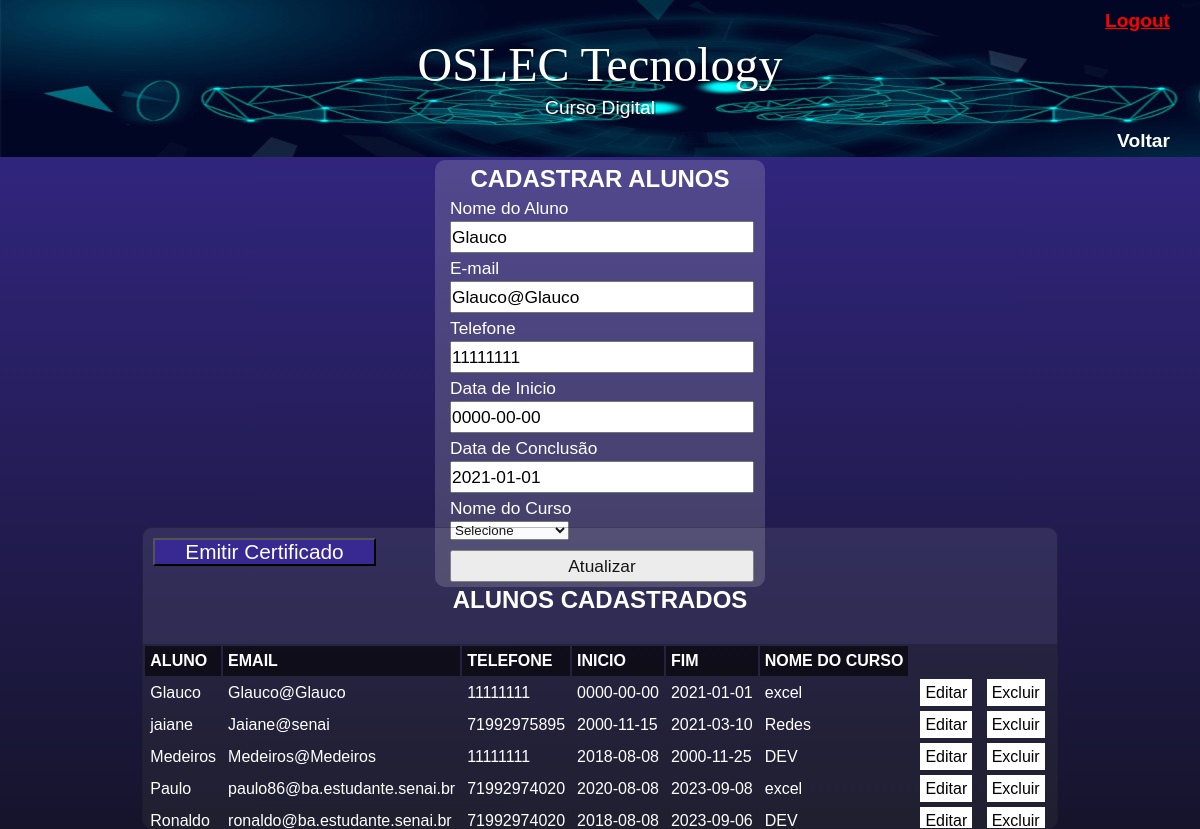
The page /mentorados.php?id_up=25 (signed in) on the database its author committed.
### tables this page shows
CREATE TABLE `mentorados` (
  `id_Aluno` int(11) NOT NULL AUTO_INCREMENT,
  `nome_Aluno` varchar(30) NOT NULL,
  `email_Aluno` varchar(30) NOT NULL,
  `telefone` char(15) NOT NULL,
  `periodo_inicial` date NOT NULL,
  `periodo_final` date NOT NULL,
  `id_Curso` int(11) DEFAULT NULL,
  `cod_certificado` int(11) DEFAULT NULL,
  PRIMARY KEY (`id_Aluno`),
  KEY `curso_fk_mentorados` (`id_Curso`),
  CONSTRAINT `curso_fk_mentorados` FOREIGN KEY (`id_Curso`) REFERENCES `cursos` (`id_Curso`) ON DELETE CASCADE ON UPDATE NO ACTION
);

CREATE TABLE `cursos` (
  `id_Curso` int(11) NOT NULL AUTO_INCREMENT,
  `nome_Curso` varchar(30) NOT NULL,
  `carga_Horaria` int(11) NOT NULL,
  `descritivo` char(200) DEFAULT NULL,
  PRIMARY KEY (`id_Curso`)
);

### classes/cliente.php (called while the page is built, shortened)
<?php
    class Cliente{
        private $pdo;
        public function __construct($dbname, $host, $user, $senha)
        {
            try {
                $this->pdo = new PDO("mysql:dbname=".$dbname.";host=".$host,$user,$senha);
            } catch (PDOException $e) {
                echo "Erro com o banco de dados: ".$e->getMessage();
                exit();
            } catch (Exception $e){
                echo "Erro generico: ".$e->getMessage();
                exit();
            }
        }
        public function buscarDadosAlunos()
        {
            $cmd = $this->pdo->query("SELECT * FROM mentorados m INNER JOIN cursos c ON m.id_Curso = c.id_Curso ORDER BY nome_Aluno");
            $res = $cmd->fetchAll(PDO::FETCH_ASSOC);
            return $res;
        }
         public function buscarDadosAluno($id)
         {
             $cmd = $this->pdo->prepare("SELECT * FROM mentorados WHERE id_Aluno = :id");
             $cmd->bindValue(":id", $id);
             $cmd->execute();
             $res = $cmd->fetch(PDO::FETCH_ASSOC);
             return $res;
         }
    }
?>

### mentorados.php (the view, shortened to what this page needs)
<?php
    require_once 'classes/cliente.php';
    $clien = new Cliente("oslec_course","localhost","root","");
?>
<!DOCTYPE html>
<html lang="pt-br">
<head>
    <link rel="stylesheet" href="menus.css">
</head>
<body id="tela-menu">
    <header id="menu">
        <a href="logout.php">Logout</a>
        <h1>OSLEC Tecnology</h1>
        <p>Curso Digital</p>
        <a href="menu.php" id="email">Voltar</a>
    </header>
    <main>
        <?php
            if(isset($_GET['id_up']))
            {
                $id_update = addslashes($_GET['id_up']);
                $res = $clien->buscarDadosAluno($id_update);
            }
        ?>
        <section>
            <form method="post">
                <h2>CADASTRAR ALUNOS</h2>
                <label for="aluno">Nome do Aluno</label>
                <input name="aluno" type="text" id="aluno" value="<?php if(isset($res)){echo $res['nome_Aluno'];} ?>">
                <label for="email_aluno">E-mail</label>
                <input name="email_aluno" type="text" id="email_aluno" value="<?php if(isset($res)){echo $res['email_Aluno'];} ?>">
                <label for="telefone_Aluno">Telefone</label>
                <input name="telefone_Aluno" type="text" id="telefone_Aluno" value="<?php if(isset($res)){echo $res['telefone'];} ?>">
                <label for="inicio">Data de Inicio</label>
                <input name="inicio" type="text" id="inicio" value="<?php if(isset($res)){echo $res['periodo_inicial'];} ?>">
                <label for="final">Data de Conclusão</label>
                <input name="final" type="text" id="final" value="<?php if(isset($res)){echo $res['periodo_final'];} ?>">
                <label for="curso">Nome do Curso</label>
                <select name="id_course">
                    <option value="">Selecione</option>
                 </select>
                <input type="submit" value="<?php if(isset($res)){echo "Atualizar";}else{echo "Cadastrar";}?>">
            </form>
        </section>
        <section id="tabela">
        <div style= "margin:10px; max-width: 230px;">
            <button style="  background-color: #372991;  font-size: 1.3em;" ><a style="color: white; text-decoration: none; padding: 30px;"  href="certificado.php">Emitir Certificado</a></button>
        </div>
            <table>
                <h2 id="tabela">ALUNOS CADASTRADOS </h2>
                <tr id="titulo">
                    <td>ALUNO</td>
                    <td>EMAIL</td>
                    <td>TELEFONE</td>
                    <td>INICIO</td>
                    <td>FIM</td>
                    <td colspan="1">NOME DO CURSO</td>
                </tr>
                <?php
                    $dados = $clien->buscarDadosAlunos();
                    if(count($dados) > 0)
                    {
                        for ($i=0; $i < count($dados); $i++)
                        {
                            echo "<tr>";
                            foreach($dados[$i] as $k => $v)
                            {
                                if($k != "id_Aluno" && $k != "id_Curso" && $k != "carga_Horaria" && $k != "descritivo" && $k != "cod_certificado")
                                {
                                    echo "<td>$v</td>";
                                }
                            }
                ?>
                    <td>
                        <a href="mentorados.php?id_up=<?= $dados[$i]['id_Aluno'] ?>">Editar</a>
                        <a href="mentorados.php?id=<?= $dados[$i]['id_Aluno'] ?>">Excluir</a>
                    </td>
                <?php
                            echo "</tr>";
                        }
                    }
                    ?>
        </section>
    </main>
</body>
</html>

### menus.css (style rules this page uses)
* { margin: 0px; padding: 0px; }
body { background-image: linear-gradient(180deg, #372991, #15142b); background-attachment: fixed; color: white; font-family: Arial, Helvetica, sans-serif; min-width: 400px; }
header { background-image: url("img/imagem-p1.jpg"); min-height: 130px; color: white; font-family: Arial, Helvetica, sans-serif; text-align: center; }
header > h1 { color: white; font-family: 'Bebas Neue', cursive; font-size: 3em; font-weight: normal; margin-bottom: 5px; text-shadow: 2px 2px 0px rgba(0, 0, 0, 0.267); }
header a { display: flex; justify-content: flex-end; padding: 10px 30px 5px 30px; font-size: 1.2em; font-weight: bold; color: white; text-decoration: none; }
header > p { font-size: 1.2em; color: white; max-width: 600px; padding-left: 10px; padding-right: 10px; margin: auto; padding-bottom: 1px; text-shadow: 2px 2px 0px rgba(0, 0, 0, 0.363); }
label, input { display: block; line-height: 30px; height: 28px; outline: none; font-size: 13pt; width: 100%; }
form { width: 300px; background-color: rgba(214, 214, 214, 0.2); padding: 5px 15px; margin: 3px auto; border-radius: 10px; }
input[type="submit"] { margin-top: 10px; cursor: pointer; box-sizing: content-box; }
main { display: flex; flex-flow: row wrap; justify-content: space-around; }
section { height: 330px; flex-grow: 0; }
section#tabela { background-color: rgba(214, 214, 214, 0.1); overflow-y: scroll; height: 300px; margin-top: 40px; border: 1px solid rgba(0, 0, 0, 0.267); border-radius: 10px; }
h2 { text-align: center; }
h2#tabela { padding-top: 10px; }
table { background-color: rgba(0, 0, 0, 0.2); width: 100%; margin: 30px auto; margin-bottom: 0px; }
th, td { text-align: left; padding: 8px; }
tr { line-height: 30px; }
tr#titulo { font-weight: bold; background-color: rgba(0, 0, 0, 0.6); }
td { padding: 0px 5px; }
td a { background-color: white; color: black; padding: 5px; margin: 0px 5px; text-decoration: none; }

### rows shown on the page
mentorados: aluno "Glauco", email_aluno "Glauco@Glauco", telefone_Aluno "11111111", inicio "0000-00-00", final "2021-01-01", nome_Aluno "Glauco", email_Aluno "Glauco@Glauco", telefone "11111111", periodo_inicial "0000-00-00", periodo_final "2021-01-01", id_Curso.nome_Curso "excel"
mentorados: nome_Aluno "jaiane", email_Aluno "Jaiane@senai", telefone "71992975895", periodo_inicial "2000-11-15", periodo_final "2021-03-10", id_Curso.nome_Curso "Redes"
mentorados: nome_Aluno "Medeiros", email_Aluno "Medeiros@Medeiros", telefone "11111111", periodo_inicial "2018-08-08", periodo_final "2000-11-25", id_Curso.nome_Curso "DEV"
mentorados: nome_Aluno "Paulo", email_Aluno "paulo86@ba.estudante.senai.br", telefone "71992974020", periodo_inicial "2020-08-08", periodo_final "2023-09-08", id_Curso.nome_Curso "excel"
mentorados: nome_Aluno "Ronaldo", email_Aluno "ronaldo@ba.estudante.senai.br", telefone "71992974020", periodo_inicial "2018-08-08", periodo_final "2023-09-06", id_Curso.nome_Curso "DEV"
